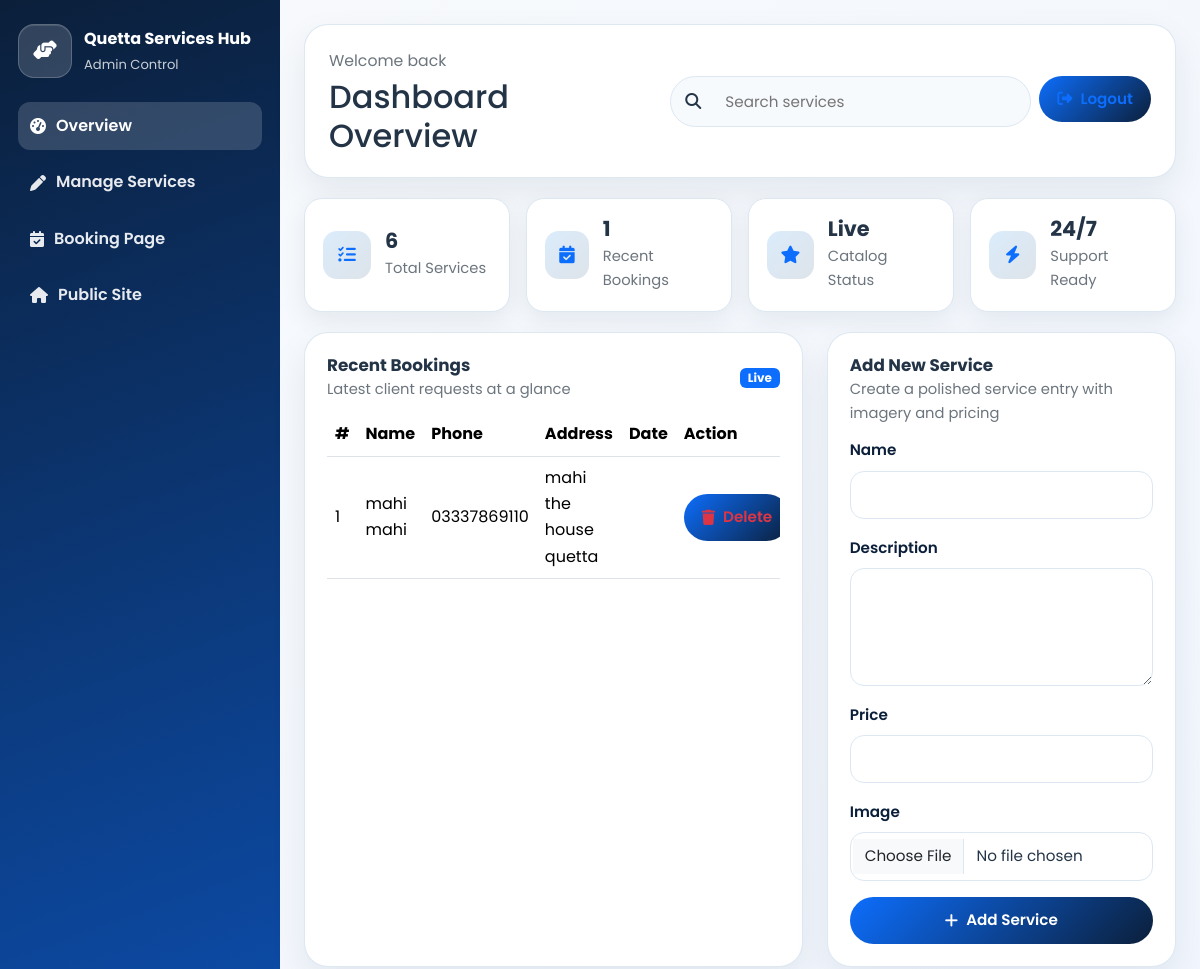
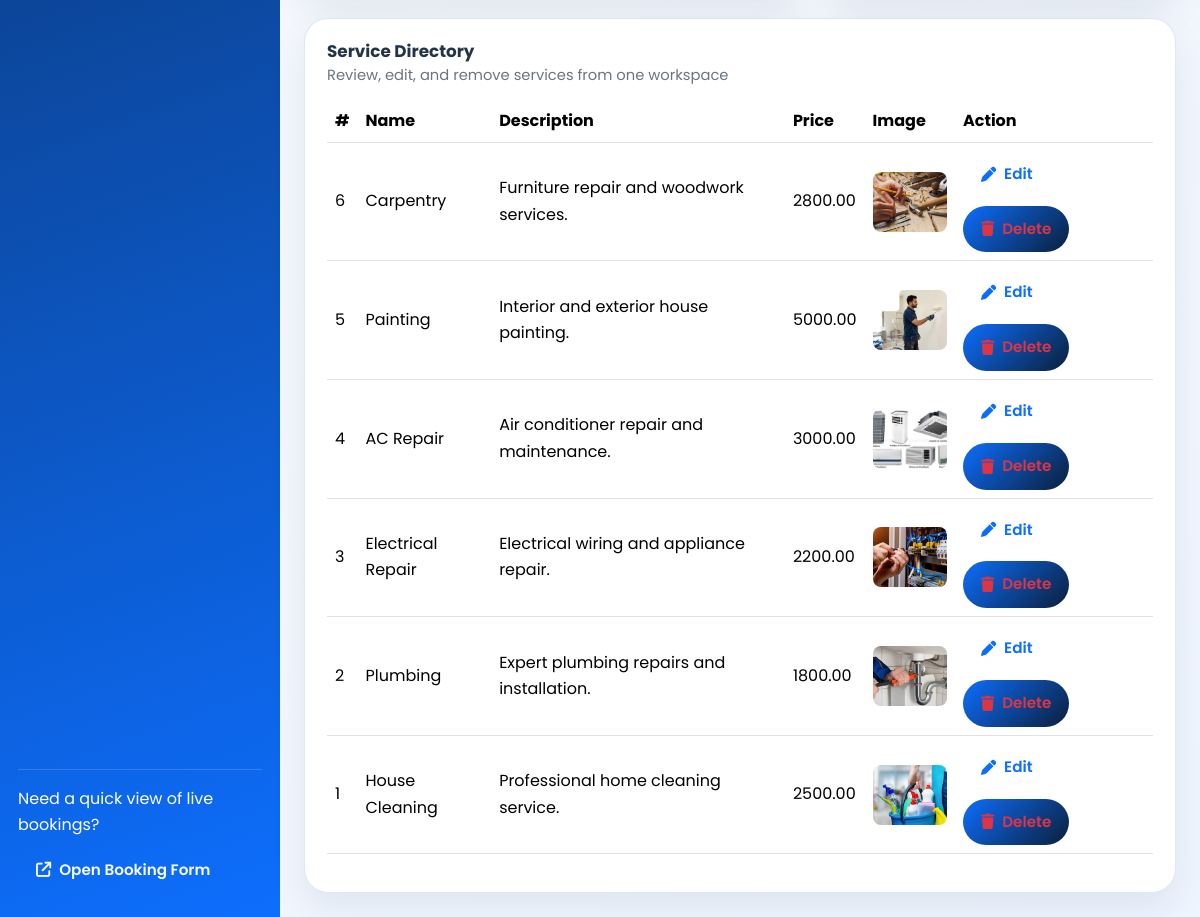
The app's page /admin_dashboard.php (signed in) with its own data (2 pictures, top to bottom).
### tables this page shows
CREATE TABLE `bookings` (
  `id` int(11) NOT NULL,
  `service_id` int(11) NOT NULL,
  `name` varchar(255) NOT NULL,
  `phone` varchar(20) NOT NULL,
  `address` text NOT NULL,
  `booking_date` date NOT NULL,
  `created_at` timestamp NOT NULL DEFAULT current_timestamp()
);

CREATE TABLE `services` (
  `id` int(11) NOT NULL,
  `name` varchar(255) NOT NULL,
  `description` text NOT NULL,
  `price` decimal(10,2) NOT NULL,
  `image` varchar(255) NOT NULL
);

### admin_dashboard.php (the view, shortened to what this page needs)
<?php
include 'config.php';
$services = [];
if ($conn) {
    $tableCheck = $conn->query("SHOW TABLES LIKE 'services'");
    if ($tableCheck && $tableCheck->num_rows > 0) {
        $result = $conn->query('SELECT * FROM services ORDER BY id DESC');
        if ($result) {
            while ($row = $result->fetch_assoc()) {
                $services[] = $row;
            }
        }
    }
}
$bookings = [];
if ($conn) {
    $bookingTableCheck = $conn->query("SHOW TABLES LIKE 'bookings'");
    if ($bookingTableCheck && $bookingTableCheck->num_rows > 0) {
        $bookingResult = $conn->query('SELECT * FROM bookings ORDER BY id DESC LIMIT 5');
        if ($bookingResult) {
            while ($bookingRow = $bookingResult->fetch_assoc()) {
                $bookings[] = $bookingRow;
            }
        }
    }
}
?>
<!DOCTYPE html>
<html lang="en">
<head>
    <link href="https://cdn.jsdelivr.net/npm/bootstrap@5.3.3/dist/css/bootstrap.min.css" rel="stylesheet">
    <link rel="stylesheet" href="https://cdnjs.cloudflare.com/ajax/libs/font-awesome/6.5.2/css/all.min.css">
    <link rel="stylesheet" href="assets/styles.css">
</head>
<body class="admin-dashboard-body">
    <div class="admin-dashboard-shell" role="main">
        <aside class="admin-sidebar" aria-label="Admin sidebar">
            <div>
                <div class="sidebar-brand mb-4">
                    <span class="brand-mark"><i class="fa-solid fa-hands-helping"></i></span>
                    <div>
                        <div class="brand-title">Quetta Services Hub</div>
                        <div class="brand-subtitle">Admin Control</div>
                    </div>
                </div>
                <nav class="d-flex flex-column gap-2">
                    <a class="nav-link active" href="admin_dashboard.php"><i class="fa-solid fa-gauge-high"></i> Overview</a>
                    <a class="nav-link" href="edit_service.php"><i class="fa-solid fa-pen"></i> Manage Services</a>
                    <a class="nav-link" href="book.php"><i class="fa-solid fa-calendar-check"></i> Booking Page</a>
                    <a class="nav-link" href="index.php"><i class="fa-solid fa-house"></i> Public Site</a>
                </nav>
            </div>
            <div class="sidebar-footer">
                <p class="mb-2">Need a quick view of live bookings?</p>
                <a class="btn btn-outline-light btn-sm" href="book.php"><i class="fa-solid fa-arrow-up-right-from-square"></i> Open Booking Form</a>
            </div>
        </aside>
        <main class="admin-content" role="main">
            <header class="admin-topbar">
                <div>
                    <p class="section-subtitle mb-1">Welcome back</p>
                    <h2 class="mb-0">Dashboard Overview</h2>
                </div>
                <div class="d-flex flex-column flex-md-row align-items-stretch gap-2">
                    <div class="search-wrap">
                        <i class="fa-solid fa-magnifying-glass"></i>
                        <input type="text" id="serviceSearch" placeholder="Search services">
                    </div>
                    <form method="post">
                        <button class="btn btn-outline-primary" type="submit"><i class="fa-solid fa-right-from-bracket"></i> Logout</button>
                    </form>
                </div>
            </header>
            <section class="row g-3">
                <div class="col-12 col-sm-6 col-xl-3">
                    <div class="admin-stat-card h-100">
                        <div class="stat-icon"><i class="fa-solid fa-list-check"></i></div>
                        <div>
                            <h3><?= count($services) ?></h3>
                            <p>Total Services</p>
                        </div>
                    </div>
                </div>
                <div class="col-12 col-sm-6 col-xl-3">
                    <div class="admin-stat-card h-100">
                        <div class="stat-icon"><i class="fa-solid fa-calendar-check"></i></div>
                        <div>
                            <h3><?= count($bookings) ?></h3>
                            <p>Recent Bookings</p>
                        </div>
                    </div>
                </div>
                <div class="col-12 col-sm-6 col-xl-3">
                    <div class="admin-stat-card h-100">
                        <div class="stat-icon"><i class="fa-solid fa-star"></i></div>
                        <div>
                            <h3><?= count($services) > 0 ? 'Live' : 'Draft' ?></h3>
                            <p>Catalog Status</p>
                        </div>
                    </div>
                </div>
                <div class="col-12 col-sm-6 col-xl-3">
                    <div class="admin-stat-card h-100">
                        <div class="stat-icon"><i class="fa-solid fa-bolt"></i></div>
                        <div>
                            <h3>24/7</h3>
                            <p>Support Ready</p>
                        </div>
                    </div>
                </div>
            </section>
            <section class="row g-4">
                <div class="col-12 col-xl-7">
                    <div class="admin-card h-100">
                        <div class="card-title">
                            <div>
                                <h4>Recent Bookings</h4>
                                <p class="card-subtitle">Latest client requests at a glance</p>
                            </div>
                            <span class="badge bg-primary">Live</span>
                        </div>
                        <?php if (!empty($bookings)) : ?>
                            <div class="table-responsive">
                                <table class="table table-hover align-middle admin-table">
                                    <thead>
                                        <tr>
                                            <th>#</th>
                                            <th>Name</th>
                                            <th>Phone</th>
                                            <th>Address</th>
                                            <th>Date</th>
											<th>Action</th>
                                        </tr>
                                    </thead>
                                    <tbody>
                                        <?php foreach ($bookings as $booking) : ?>
                                            <tr>
                                                <td><?= (int)($booking['id'] ?? 0) ?></td>
                                                <td><?= htmlspecialchars((string)($booking['name'] ?? '')) ?></td>
                                                <td><?= htmlspecialchars((string)($booking['phone'] ?? '')) ?></td>
                                                <td><?= htmlspecialchars((string)($booking['address'] ?? '')) ?></td>
                                                <td><?= htmlspecialchars((string)($booking['date'] ?? '')) ?></td>
                                                <td>
    <form method="post" onsubmit="return confirm('Are you sure you want to delete this booking?');">
        <button
            class="btn btn-sm btn-outline-danger"
            type="submit"
            title="Delete Booking"
        >
            <i class="fa-solid fa-trash"></i> Delete
        </button>
    </form>
</td>
                                            </tr>
                                        <?php endforeach; ?>
                                    </tbody>
                                </table>
                            </div>
                        <?php else : ?>
                            <div class="empty-state">No bookings have been submitted yet.</div>
                        <?php endif; ?>
                    </div>
                </div>
                <div class="col-12 col-xl-5">
                    <div class="admin-card h-100">
                        <div class="card-title">
                            <div>
                                <h4>Add New Service</h4>
                                <p class="card-subtitle">Create a polished service entry with imagery and pricing</p>
                            </div>
                        </div>
                        <form method="post" enctype="multipart/form-data" class="modern-form">
                            <div class="mb-3">
                                <label class="form-label" for="name">Name</label>
                                <input class="form-control" id="name" name="name" type="text" required>
                            </div>
                            <div class="mb-3">
                                <label class="form-label" for="description">Description</label>
                                <textarea class="form-control" id="description" name="description" rows="4" required></textarea>
                            </div>
                            <div class="mb-3">
                                <label class="form-label" for="price">Price</label>
                                <input class="form-control" id="price" name="price" type="text" required>
                            </div>
                            <div class="mb-3">
                                <label class="form-label" for="image">Image</label>
                                <input class="form-control" id="image" name="image" type="file" accept="image/*">
                            </div>
                            <button class="btn btn-primary w-100" type="submit"><i class="fa-solid fa-plus"></i> Add Service</button>
                        </form>
                    </div>
                </div>
            </section>
            <section class="admin-card">
                <div class="card-title">
                    <div>
                        <h4>Service Directory</h4>
                        <p class="card-subtitle">Review, edit, and remove services from one workspace</p>
                    </div>
                </div>
                <?php if (!empty($services)) : ?>
                    <div class="table-responsive">
                        <table class="table table-hover align-middle admin-table" id="serviceTable">
                            <thead>
                                <tr>
                                    <th>#</th>
                                    <th>Name</th>
                                    <th>Description</th>
                                    <th>Price</th>
                                    <th>Image</th>
                                    <th>Action</th>
                                </tr>
                            </thead>
                            <tbody>
                                <?php foreach ($services as $service) : ?>
                                    <tr>
                                        <td><?= (int)$service['id'] ?></td>
                                        <td><?= htmlspecialchars($service['name']) ?></td>
                                        <td><?= htmlspecialchars($service['description']) ?></td>
                                        <td><?= htmlspecialchars($service['price']) ?></td>
                                        <td>
                                            <?php
$imageFile = trim((string)($service['image'] ?? ''));
if ($imageFile !== '') {
    $imageFile = basename($imageFile);
    $imageSrc = 'images/' . $imageFile;
    $imageFullPath = __DIR__ . '/images/' . $imageFile;
}
?>
<?php if ($imageFile !== '' && file_exists($imageFullPath)) : ?>
    <img
        src="<?= htmlspecialchars($imageSrc) ?>"
        alt="<?= htmlspecialchars($service['name']) ?>"
        loading="lazy"
        decoding="async"
        style="width:80px; height:60px; object-fit:cover; border-radius:8px;"
    >
<?php else : ?>
    <span class="text-muted">No image</span>
<?php endif; ?>
                                        </td>
                                        <td>
                                            <div class="d-flex flex-wrap gap-2">
                                                <a class="btn btn-sm btn-outline-primary" href="edit_service.php?id=<?= (int)$service['id'] ?>"><i class="fa-solid fa-pen"></i> Edit</a>
                                                <form method="post" onsubmit="return confirm('Delete this service?');">
                                                    <button class="btn btn-sm btn-outline-danger" type="submit"><i class="fa-solid fa-trash"></i> Delete</button>
                                                </form>
                                            </div>
                                        </td>
                                    </tr>
                                <?php endforeach; ?>
                            </tbody>
                        </table>
                    </div>
                <?php else : ?>
                    <div class="empty-state">No services found.</div>
                <?php endif; ?>
            </section>
        </main>
    </div>
</body>
</html>

### records on screen
bookings: id "1", name "mahi mahi", phone "03337869110", address "mahi the house quetta"
services: id "6", name "Carpentry", description "Furniture repair and woodwork services.", price "2800.00", image (picture)
services: id "5", name "Painting", description "Interior and exterior house painting.", price "5000.00", image (picture)
services: id "4", name "AC Repair", description "Air conditioner repair and maintenance.", price "3000.00", image (picture)
services: id "3", name "Electrical Repair", description "Electrical wiring and appliance repair.", price "2200.00", image (picture)
services: id "2", name "Plumbing", description "Expert plumbing repairs and installation.", price "1800.00", image (picture)
services: id "1", name "House Cleaning", description "Professional home cleaning service.", price "2500.00", image (picture)

### other values on screen
count($services) "6"
count($bookings) "1"
